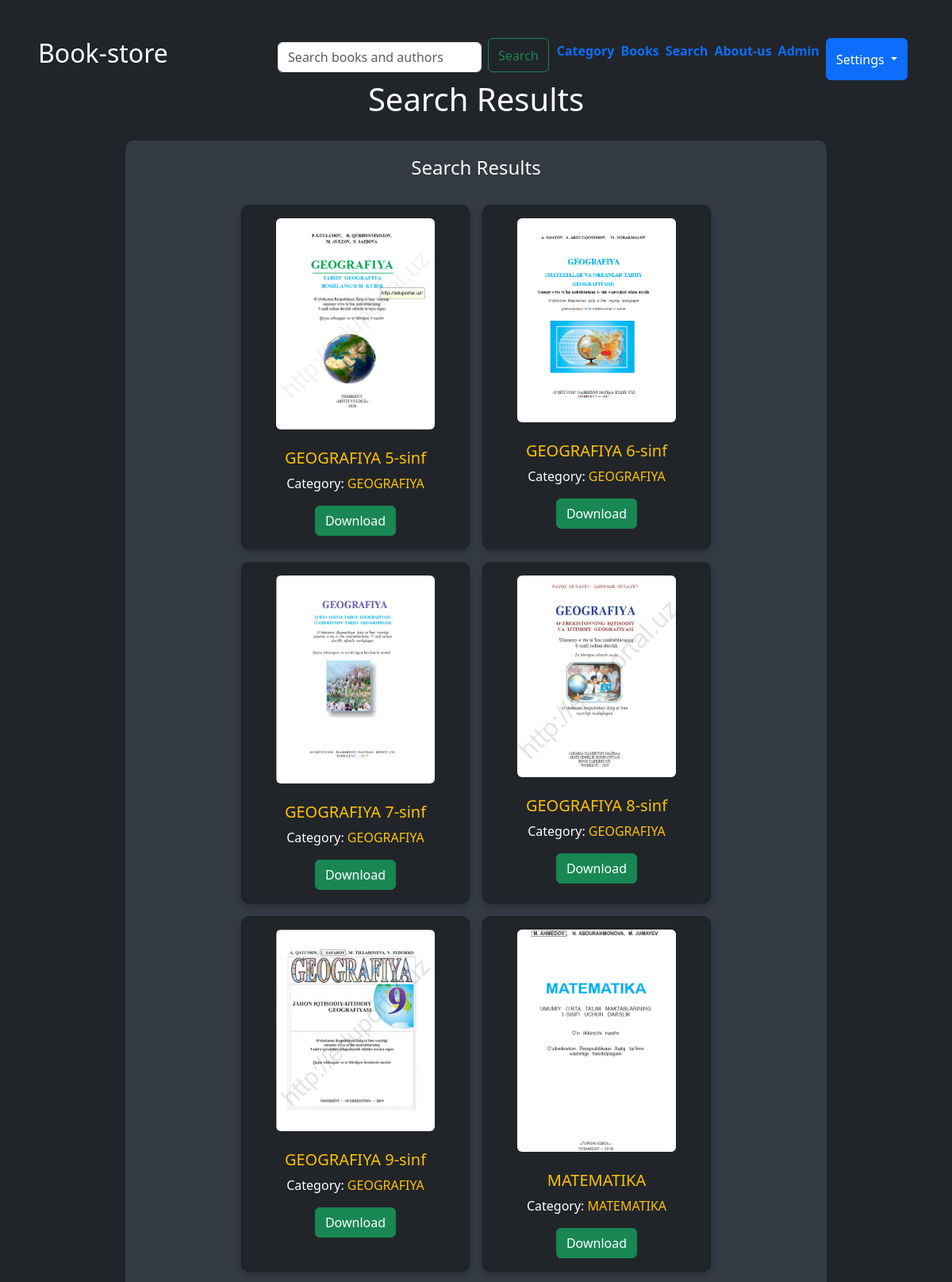
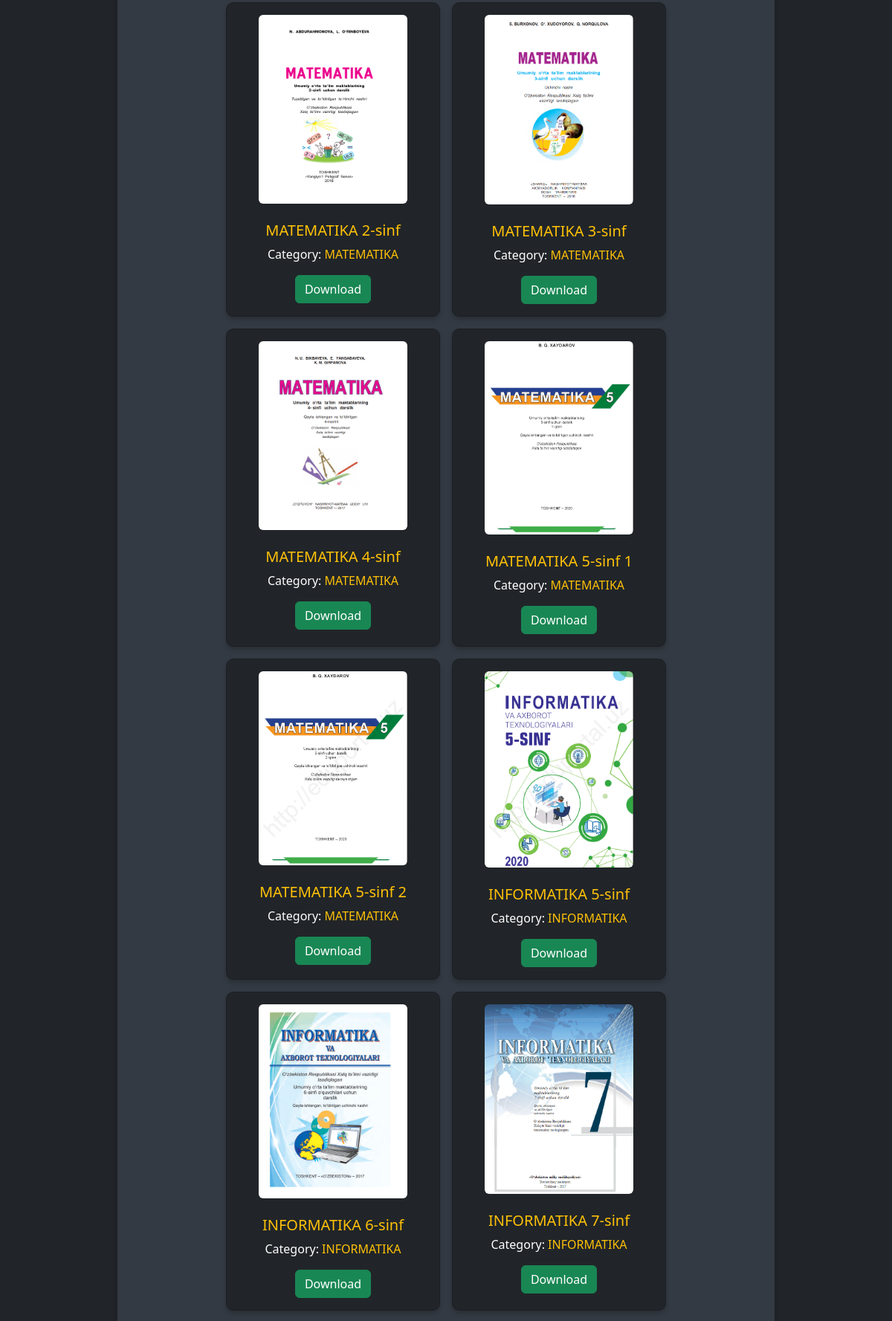
The app's page /search/ (upper part) with its own data (2 pictures, top to bottom).
### book/models.py (models this page shows, shortened)
class Book(models.Model):
    name = models.CharField(max_length=255)
    category = models.ForeignKey(Category, on_delete=models.CASCADE)
    cover = models.ImageField(upload_to='book_covers/')
    book_pdf = models.FileField(upload_to='book_pdfs/')

class Category(models.Model):
    name = models.CharField(max_length=100)
    category_img = models.ImageField(upload_to='category_img/', null=True)

### book/views.py (the view)
# urls.py: path('search/', search_books, name='search_books'),
def search_books(request):
    query = request.GET.get('q', '')
    books = Book.objects.filter(
        Q(name__icontains=query) |  # поиск по названию книги
        Q(category__name__icontains=query)  # поиск по категории
    )
    return render(request, 'book/search.html', {'books': books, 'query': query})

### book/templates/book/search.html (shortened to what this page needs)
{% extends 'book/index.html'%}
{% block body %}
<h1>Search Results</h1>
<center>
    <div class="d-flex flex-column align-items-center" style="width: 100%; margin-top: 20px;">
        <div class="search-results-container" style="width: 80%; background-color: #343a43; border-radius: 10px; padding: 20px; box-shadow: 0 4px 8px rgba(0, 0, 0, 0.2);">
            {% if query %}
                <h4 class="text-light text-center mb-4">Results for "<span style="color: #ffc107;">{{ query }}</span>"</h4>
            {% else %}
                <h4 class="text-light text-center mb-4">Search Results</h4>
            {% endif %}
            <div class="d-flex flex-wrap justify-content-center">
                {% for book in books %}
                    <div class="card text-bg-dark m-2" style="width: 18rem; border-radius: 10px; box-shadow: 0 4px 6px rgba(0, 0, 0, 0.2);">
                        <div class="card-body">
                            <figure class="figure">
                <img src="/media/{{ book.cover }}" class="figure-img img-fluid rounded" width="200" alt="dsadsa">
                </figure>
                            <h5 class="card-title text-warning">{{ book.name }}</h5>
                            <p class="card-text">Category: <span style="color: #ffc107;">{{ book.category.name }}</span></p>
                            <a href="/media/{{ book.book_pdf }}" download><button class="btn btn-success">Download</button></a>
                        </div>
                    </div>
                {% empty %}
                    <div class="text-center text-light mt-4">
                        <p>No results found. Try searching for something else.</p>
                    </div>
                {% endfor %}
            </div>
        </div>
    </div>
</center>
{% endblock %}

### book/templates/book/index.html (shortened to what this page needs)
<!doctype html>
<html lang="en" class="h-100">
<head>
  <link href="https://cdn.jsdelivr.net/npm/bootstrap@5.3.1/dist/css/bootstrap.min.css" rel="stylesheet">
</head>
<body class="d-flex h-100 text-center" id="body" style="color: white; background-color: #212529;">
<div class="cover-container d-flex w-100 h-100 p-5 mx-auto flex-column" >
  {% block header %}
  <header class="mb-auto w-">
    <div>
      <h2 class="float-md-start mb-0">Book-store</h2>
      <nav class="nav nav-masthead justify-content-center float-md-end">
        <form method="get" class="d-flex" style="margin-bottom: 10px;" action="{% url 'search_books' %}">
            <input type="text" name="q" name="query" placeholder="Search books and authors" class="form-control me-2"/>
            <button type="submit" class="btn btn-outline-success" style="margin-right: 10px;" id="ll">Search</button>
        </form>
          <a class="nav-link fw-bold py-1 px-0 active me-2" aria-current="page" href="{% url 'index' %}" id="aa">Category</a>
          <a class="nav-link fw-bold py-1 px-0 active" aria-current="page" href="{% url 'books' %}" id="a">Books</a>
          <a class="nav-link fw-bold py-1 px-0 active ms-2" aria-current="page" href="{% url 'search_page' %}" id="aaa">Search</a>
          <a class="nav-link fw-bold py-1 px-0 ms-2 me-2" href="#" id="b" data-bs-toggle="modal" data-bs-target="#staticBackdrop">About-us</a>
          <a class="nav-link fw-bold py-1 px-0 active" aria-current="page" href="{% url 'admin'%}" id="c">Admin</a>
          <div class="btn-group ms-2 me-2" role="group">
            <button id="btnGroupDrop1" type="button" class="btn btn-primary dropdown-toggle" data-bs-toggle="dropdown" aria-expanded="false">
              Settings
            </button>
          </div>
      </nav>
    </div>
  </header>
  {% endblock %}
  {% block body %}{% endblock %}
</div>
</body>
</html>

### book/templates/book/search.html (style rules this page uses)
input { border-radius: 5px; margin-top: 5px; }

### records on screen
Book: cover (picture), name "GEOGRAFIYA 5-sinf", category.name "GEOGRAFIYA"
Book: cover (picture), name "GEOGRAFIYA 6-sinf", category.name "GEOGRAFIYA"
Book: cover (picture), name "GEOGRAFIYA 7-sinf", category.name "GEOGRAFIYA"
Book: cover (picture), name "GEOGRAFIYA 8-sinf", category.name "GEOGRAFIYA"
Book: cover (picture), name "GEOGRAFIYA 9-sinf", category.name "GEOGRAFIYA"
Book: cover (picture), name "MATEMATIKA", category.name "MATEMATIKA"
Book: cover (picture), name "MATEMATIKA 2-sinf", category.name "MATEMATIKA"
Book: cover (picture), name "MATEMATIKA 3-sinf", category.name "MATEMATIKA"
Book: cover (picture), name "MATEMATIKA 4-sinf", category.name "MATEMATIKA"
Book: cover (picture), name "MATEMATIKA 5-sinf 1", category.name "MATEMATIKA"
Book: cover (picture), name "MATEMATIKA 5-sinf 2", category.name "MATEMATIKA"
Book: cover (picture), name "INFORMATIKA 5-sinf", category.name "INFORMATIKA"
Book: cover (picture), name "INFORMATIKA 6-sinf", category.name "INFORMATIKA"
Book: cover (picture), name "INFORMATIKA 7-sinf", category.name "INFORMATIKA"
